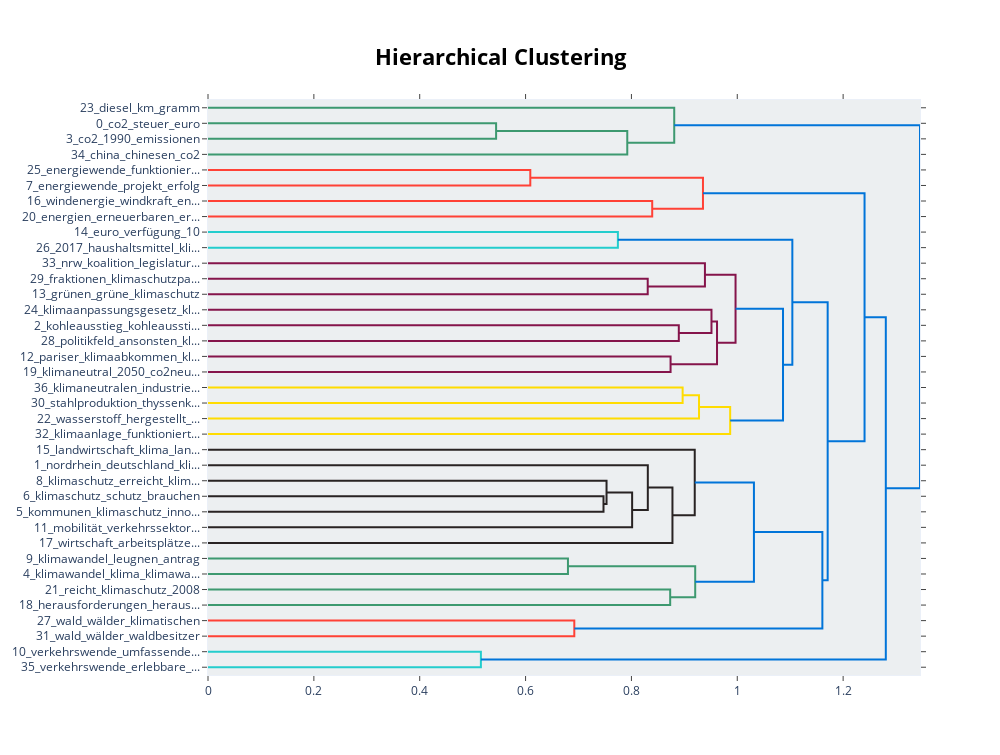

The notebook cell saved with this chart:
### Code cell
topic_model.visualize_hierarchy()

### Figure 1 — Plotly figure (JSON) as saved in the notebook; plotly's stock layout.template omitted (floating-point values rounded to 4 significant figures)
{"data": [{"hoverinfo": "text", "marker": {"color": "rgb(61,153,112)"}, "mode": "lines", "type": "scatter", "x": [0, 0.5443, 0.5443, 0], "xaxis": "x", "y": [-15, -15, -25, -25], "yaxis": "y"}, {"hoverinfo": "text", "marker": {"color": "rgb(61,153,112)"}, "mode": "lines", "type": "scatter", "x": [0.5443, 0.7921, 0.7921, 0], "xaxis": "x", "y": [-20, -20, -35, -35], "yaxis": "y"}, {"hoverinfo": "text", "marker": {"color": "rgb(61,153,112)"}, "mode": "lines", "type": "scatter", "x": [0, 0.8809, 0.8809, 0.7921], "xaxis": "x", "y": [-5, -5, -27.5, -27.5], "yaxis": "y"}, {"hoverinfo": "text", "marker": {"color": "rgb(255,65,54)"}, "mode": "lines", "type": "scatter", "x": [0, 0.6089, 0.6089, 0], "xaxis": "x", "y": [-45, -45, -55, -55], "yaxis": "y"}, {"hoverinfo": "text", "marker": {"color": "rgb(255,65,54)"}, "mode": "lines", "type": "scatter", "x": [0, 0.8393, 0.8393, 0], "xaxis": "x", "y": [-65, -65, -75, -75], "yaxis": "y"}, {"hoverinfo": "text", "marker": {"color": "rgb(255,65,54)"}, "mode": "lines", "type": "scatter", "x": [0.6089, 0.9352, 0.9352, 0.8393], "xaxis": "x", "y": [-50, -50, -70, -70], "yaxis": "y"}, {"hoverinfo": "text", "marker": {"color": "rgb(35,205,205)"}, "mode": "lines", "type": "scatter", "x": [0, 0.7744, 0.7744, 0], "xaxis": "x", "y": [-85, -85, -95, -95], "yaxis": "y"}, {"hoverinfo": "text", "marker": {"color": "rgb(133,20,75)"}, "mode": "lines", "type": "scatter", "x": [0, 0.8308, 0.8308, 0], "xaxis": "x", "y": [-115, -115, -125, -125], "yaxis": "y"}, {"hoverinfo": "text", "marker": {"color": "rgb(133,20,75)"}, "mode": "lines", "type": "scatter", "x": [0, 0.9389, 0.9389, 0.8308], "xaxis": "x", "y": [-105, -105, -120, -120], "yaxis": "y"}, {"hoverinfo": "text", "marker": {"color": "rgb(133,20,75)"}, "mode": "lines", "type": "scatter", "x": [0, 0.8895, 0.8895, 0], "xaxis": "x", "y": [-145, -145, -155, -155], "yaxis": "y"}, {"hoverinfo": "text", "marker": {"color": "rgb(133,20,75)"}, "mode": "lines", "type": "scatter", "x": [0, 0.9513, 0.9513, 0.8895], "xaxis": "x", "y": [-135, -135, -150, -150], "yaxis": "y"}, {"hoverinfo": "text", "marker": {"color": "rgb(133,20,75)"}, "mode": "lines", "type": "scatter", "x": [0, 0.874, 0.874, 0], "xaxis": "x", "y": [-165, -165, -175, -175], "yaxis": "y"}, {"hoverinfo": "text", "marker": {"color": "rgb(133,20,75)"}, "mode": "lines", "type": "scatter", "x": [0.9513, 0.9617, 0.9617, 0.874], "xaxis": "x", "y": [-142.5, -142.5, -170, -170], "yaxis": "y"}, {"hoverinfo": "text", "marker": {"color": "rgb(133,20,75)"}, "mode": "lines", "type": "scatter", "x": [0.9389, 0.9967, 0.9967, 0.9617], "xaxis": "x", "y": [-112.5, -112.5, -156.2, -156.2], "yaxis": "y"}, {"hoverinfo": "text", "marker": {"color": "rgb(255,220,0)"}, "mode": "lines", "type": "scatter", "x": [0, 0.8967, 0.8967, 0], "xaxis": "x", "y": [-185, -185, -195, -195], "yaxis": "y"}, {"hoverinfo": "text", "marker": {"color": "rgb(255,220,0)"}, "mode": "lines", "type": "scatter", "x": [0.8967, 0.9277, 0.9277, 0], "xaxis": "x", "y": [-190, -190, -205, -205], "yaxis": "y"}, {"hoverinfo": "text", "marker": {"color": "rgb(255,220,0)"}, "mode": "lines", "type": "scatter", "x": [0.9277, 0.9866, 0.9866, 0], "xaxis": "x", "y": [-197.5, -197.5, -215, -215], "yaxis": "y"}, {"hoverinfo": "text", "marker": {"color": "rgb(0,116,217)"}, "mode": "lines", "type": "scatter", "x": [0.9967, 1.086, 1.086, 0.9866], "xaxis": "x", "y": [-134.4, -134.4, -206.2, -206.2], "yaxis": "y"}, {"hoverinfo": "text", "marker": {"color": "rgb(0,116,217)"}, "mode": "lines", "type": "scatter", "x": [0.7744, 1.104, 1.104, 1.086], "xaxis": "x", "y": [-90, -90, -170.3, -170.3], "yaxis": "y"}, {"hoverinfo": "text", "marker": {"color": "rgb(40,35,35)"}, "mode": "lines", "type": "scatter", "x": [0, 0.7472, 0.7472, 0], "xaxis": "x", "y": [-255, -255, -265, -265], "yaxis": "y"}, {"hoverinfo": "text", "marker": {"color": "rgb(40,35,35)"}, "mode": "lines", "type": "scatter", "x": [0, 0.753, 0.753, 0.7472], "xaxis": "x", "y": [-245, -245, -260, -260], "yaxis": "y"}, {"hoverinfo": "text", "marker": {"color": "rgb(40,35,35)"}, "mode": "lines", "type": "scatter", "x": [0.753, 0.8013, 0.8013, 0], "xaxis": "x", "y": [-252.5, -252.5, -275, -275], "yaxis": "y"}, {"hoverinfo": "text", "marker": {"color": "rgb(40,35,35)"}, "mode": "lines", "type": "scatter", "x": [0, 0.831, 0.831, 0.8013], "xaxis": "x", "y": [-235, -235, -263.8, -263.8], "yaxis": "y"}, {"hoverinfo": "text", "marker": {"color": "rgb(40,35,35)"}, "mode": "lines", "type": "scatter", "x": [0.831, 0.8775, 0.8775, 0], "xaxis": "x", "y": [-249.4, -249.4, -285, -285], "yaxis": "y"}, {"hoverinfo": "text", "marker": {"color": "rgb(40,35,35)"}, "mode": "lines", "type": "scatter", "x": [0, 0.9196, 0.9196, 0.8775], "xaxis": "x", "y": [-225, -225, -267.2, -267.2], "yaxis": "y"}, {"hoverinfo": "text", "marker": {"color": "rgb(61,153,112)"}, "mode": "lines", "type": "scatter", "x": [0, 0.6801, 0.6801, 0], "xaxis": "x", "y": [-295, -295, -305, -305], "yaxis": "y"}, {"hoverinfo": "text", "marker": {"color": "rgb(61,153,112)"}, "mode": "lines", "type": "scatter", "x": [0, 0.8732, 0.8732, 0], "xaxis": "x", "y": [-315, -315, -325, -325], "yaxis": "y"}, {"hoverinfo": "text", "marker": {"color": "rgb(61,153,112)"}, "mode": "lines", "type": "scatter", "x": [0.6801, 0.9205, 0.9205, 0.8732], "xaxis": "x", "y": [-300, -300, -320, -320], "yaxis": "y"}, {"hoverinfo": "text", "marker": {"color": "rgb(0,116,217)"}, "mode": "lines", "type": "scatter", "x": [0.9196, 1.031, 1.031, 0.9205], "xaxis": "x", "y": [-246.1, -246.1, -310, -310], "yaxis": "y"}, {"hoverinfo": "text", "marker": {"color": "rgb(255,65,54)"}, "mode": "lines", "type": "scatter", "x": [0, 0.6921, 0.6921, 0], "xaxis": "x", "y": [-335, -335, -345, -345], "yaxis": "y"}, {"hoverinfo": "text", "marker": {"color": "rgb(0,116,217)"}, "mode": "lines", "type": "scatter", "x": [1.031, 1.161, 1.161, 0.6921], "xaxis": "x", "y": [-278.0, -278.0, -340, -340], "yaxis": "y"}, {"hoverinfo": "text", "marker": {"color": "rgb(0,116,217)"}, "mode": "lines", "type": "scatter", "x": [1.104, 1.171, 1.171, 1.161], "xaxis": "x", "y": [-130.2, -130.2, -309.0, -309.0], "yaxis": "y"}, {"hoverinfo": "text", "marker": {"color": "rgb(0,116,217)"}, "mode": "lines", "type": "scatter", "x": [0.9352, 1.24, 1.24, 1.171], "xaxis": "x", "y": [-60, -60, -219.6, -219.6], "yaxis": "y"}, {"hoverinfo": "text", "marker": {"color": "rgb(35,205,205)"}, "mode": "lines", "type": "scatter", "x": [0, 0.5156, 0.5156, 0], "xaxis": "x", "y": [-355, -355, -365, -365], "yaxis": "y"}, {"hoverinfo": "text", "marker": {"color": "rgb(0,116,217)"}, "mode": "lines", "type": "scatter", "x": [1.24, 1.281, 1.281, 0.5156], "xaxis": "x", "y": [-139.8, -139.8, -360, -360], "yaxis": "y"}, {"hoverinfo": "text", "marker": {"color": "rgb(0,116,217)"}, "mode": "lines", "type": "scatter", "x": [0.8809, 1.345, 1.345, 1.281], "xaxis": "x", "y": [-16.25, -16.25, -249.9, -249.9], "yaxis": "y"}], "layout": {"autosize": false, "height": 755, "hoverlabel": {"bgcolor": "white", "font": {"family": "Rockwell", "size": 16}}, "hovermode": "closest", "plot_bgcolor": "#ECEFF1", "showlegend": false, "title": {"font": {"color": "Black", "size": 22}, "text": "<b>Hierarchical Clustering</b>", "x": 0.5, "xanchor": "center", "yanchor": "top"}, "width": 1000, "xaxis": {"autorange": true, "mirror": "allticks", "range": [0, 1.345], "rangemode": "tozero", "showgrid": false, "showline": true, "showticklabels": true, "ticks": "outside", "type": "linear", "zeroline": false}, "yaxis": {"mirror": "allticks", "range": [-370, 0], "rangemode": "tozero", "showgrid": false, "showline": true, "showticklabels": true, "tickmode": "array", "ticks": "outside", "ticktext": ["23_diesel_km_gramm", "0_co2_steuer_euro", "3_co2_1990_emissionen", "34_china_chinesen_co2", "25_energiewende_funktionier...", "7_energiewende_projekt_erfolg", "16_windenergie_windkraft_en...", "20_energien_erneuerbaren_er...", "14_euro_verfügung_10", "26_2017_haushaltsmittel_kli...", "33_nrw_koalition_legislatur...", "29_fraktionen_klimaschutzpa...", "13_grünen_grüne_klimaschutz", "24_klimaanpassungsgesetz_kl...", "2_kohleausstieg_kohleaussti...", "28_politikfeld_ansonsten_kl...", "12_pariser_klimaabkommen_kl...", "19_klimaneutral_2050_co2neu...", "36_klimaneutralen_industrie...", "30_stahlproduktion_thyssenk...", "22_wasserstoff_hergestellt_...", "32_klimaanlage_funktioniert...", "15_landwirtschaft_klima_lan...", "1_nordrhein_deutschland_kli...", "8_klimaschutz_erreicht_klim...", "6_klimaschutz_schutz_brauchen", "5_kommunen_klimaschutz_inno...", "11_mobilität_verkehrssektor...", "17_wirtschaft_arbeitsplätze...", "9_klimawandel_leugnen_antrag", "4_klimawandel_klima_klimawa...", "21_reicht_klimaschutz_2008", "18_herausforderungen_heraus...", "27_wald_wälder_klimatischen", "31_wald_wälder_waldbesitzer", "10_verkehrswende_umfassende...", "35_verkehrswende_erlebbare_..."], "tickvals": [-5, -15, -25, -35, -45, -55, -65, -75, -85, -95, -105, -115, -125, -135, -145, -155, -165, -175, -185, -195, -205, -215, -225, -235, -245, -255, -265, -275, -285, -295, -305, -315, -325, -335, -345, -355, -365], "type": "linear", "zeroline": false}}}
